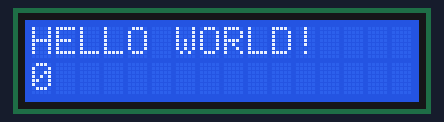
Simulated run of this sketch. Board: Arduino Uno, built with avr-gcc and run on an emulated ATmega328P. Parts: 16×2 character LCD.

Above: at 0.1 s.
At 5.1 s:
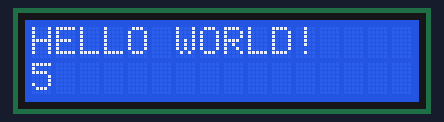
At 10.1 s:
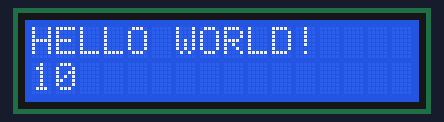
At 19.1 s:
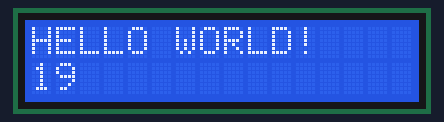
At 28.1 s:
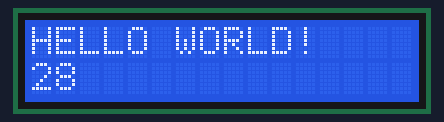
At 38.1 s:
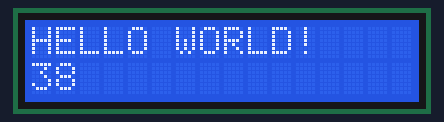

The sketch:

LCD_backpack.ino
```cpp
#include <LiquidCrystal_I2C.h> //Includes library for LCD and LCD backpack
LiquidCrystal_I2C lcd(0x27,16,2);// set the LCD address to 0x2 for a 16 chars and 2 line display
//if 0x27 doesn't work try 0x3F

void setup()
{
	lcd.init(); //initiates LCD
	lcd.backlight(); //turns on the background light
	lcd.print("HELLO WORLD!"); //prints out words to the LCD
}

void loop()
{
	lcd.setCursor(0, 1); // sets cursor on second line
	lcd.print(millis()/1000); //prints out seconds since the start of the program
	delay(100);
}
```

Measured:
- what the display in image 1 shows lasts 1.0 s, from 5.1 s to 6.1 s
